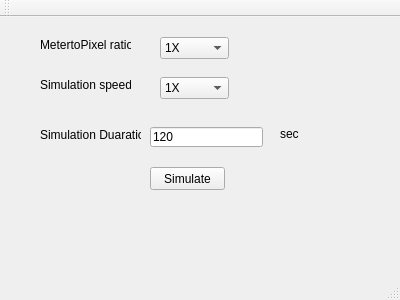
<?xml version="1.0" encoding="UTF-8"?>
<ui version="4.0">
 <class>MainWindow</class>
 <widget class="QMainWindow" name="MainWindow">
  <property name="geometry">
   <rect>
    <x>0</x>
    <y>0</y>
    <width>400</width>
    <height>300</height>
   </rect>
  </property>
  <property name="windowTitle">
   <string>MainWindow</string>
  </property>
  <widget class="QWidget" name="centralWidget">
   <widget class="QComboBox" name="comboBox">
    <property name="geometry">
     <rect>
      <x>160</x>
      <y>20</y>
      <width>69</width>
      <height>22</height>
     </rect>
    </property>
    <item>
     <property name="text">
      <string>1X</string>
     </property>
    </item>
    <item>
     <property name="text">
      <string>2X</string>
     </property>
    </item>
    <item>
     <property name="text">
      <string>3X</string>
     </property>
    </item>
    <item>
     <property name="text">
      <string>4X</string>
     </property>
    </item>
    <item>
     <property name="text">
      <string>5X</string>
     </property>
    </item>
   </widget>
   <widget class="QComboBox" name="comboBox_2">
    <property name="geometry">
     <rect>
      <x>160</x>
      <y>60</y>
      <width>69</width>
      <height>22</height>
     </rect>
    </property>
    <item>
     <property name="text">
      <string>1X</string>
     </property>
    </item>
    <item>
     <property name="text">
      <string>2X</string>
     </property>
    </item>
    <item>
     <property name="text">
      <string>3X</string>
     </property>
    </item>
    <item>
     <property name="text">
      <string>4X</string>
     </property>
    </item>
    <item>
     <property name="text">
      <string>5X</string>
     </property>
    </item>
   </widget>
   <widget class="QPushButton" name="pushButton">
    <property name="geometry">
     <rect>
      <x>150</x>
      <y>150</y>
      <width>75</width>
      <height>23</height>
     </rect>
    </property>
    <property name="text">
     <string>Simulate</string>
    </property>
   </widget>
   <widget class="QLabel" name="label">
    <property name="geometry">
     <rect>
      <x>40</x>
      <y>20</y>
      <width>91</width>
      <height>16</height>
     </rect>
    </property>
    <property name="text">
     <string>MetertoPixel ratio</string>
    </property>
   </widget>
   <widget class="QLabel" name="label_2">
    <property name="geometry">
     <rect>
      <x>40</x>
      <y>60</y>
      <width>91</width>
      <height>16</height>
     </rect>
    </property>
    <property name="text">
     <string>Simulation speed</string>
    </property>
   </widget>
   <widget class="QLineEdit" name="lineEdit">
    <property name="geometry">
     <rect>
      <x>150</x>
      <y>110</y>
      <width>113</width>
      <height>20</height>
     </rect>
    </property>
    <property name="text">
     <string>120</string>
    </property>
   </widget>
   <widget class="QLabel" name="label_3">
    <property name="geometry">
     <rect>
      <x>40</x>
      <y>110</y>
      <width>101</width>
      <height>16</height>
     </rect>
    </property>
    <property name="text">
     <string>Simulation Duaration</string>
    </property>
   </widget>
   <widget class="QLabel" name="label_4">
    <property name="geometry">
     <rect>
      <x>280</x>
      <y>110</y>
      <width>46</width>
      <height>13</height>
     </rect>
    </property>
    <property name="text">
     <string>sec</string>
    </property>
   </widget>
  </widget>
  <widget class="QMenuBar" name="menuBar">
   <property name="geometry">
    <rect>
     <x>0</x>
     <y>0</y>
     <width>400</width>
     <height>21</height>
    </rect>
   </property>
  </widget>
  <widget class="QToolBar" name="mainToolBar">
   <attribute name="toolBarArea">
    <enum>TopToolBarArea</enum>
   </attribute>
   <attribute name="toolBarBreak">
    <bool>false</bool>
   </attribute>
  </widget>
  <widget class="QStatusBar" name="statusBar"/>
 </widget>
 <layoutdefault spacing="6" margin="11"/>
 <resources/>
 <connections/>
</ui>
